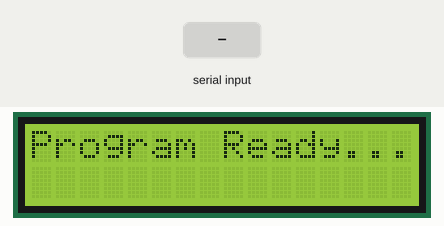
Simulated run of this sketch. Board: Arduino Uno, built with avr-gcc and run on an emulated ATmega328P. Shown: 16×2 character LCD. The inputs (shaded band) are chosen by the test bench.

Above: at 1.2 s.
1.3 s: byte 30 received over Serial
At 2.3 s:
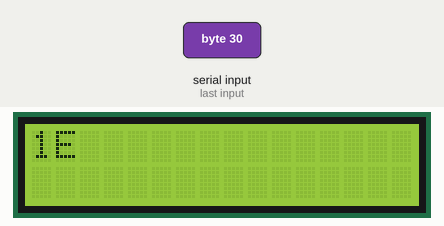
2.8 s: byte 90 received over Serial
At 3.4 s:
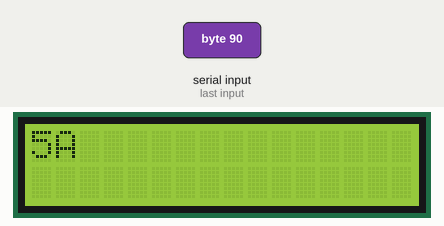
4.3 s: byte 120 received over Serial
At 5.8 s:
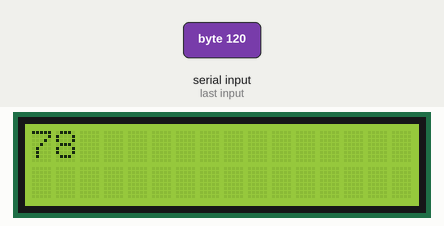
Timing chart, 0 to 7.3 s (numbered marks = the images above; inputs shaded):
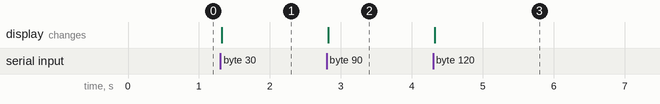

Measured:
- after the input at 1.3 s, the display: changes at once (image 1)
- after the input at 2.8 s, the display: changes at once (image 2)
- after the input at 4.3 s, the display: changes at once (image 3)

The sketch:

002-SerialDecode.ino
```cpp
/*
    - Arduino Serial Decode
    - Use DHT21 Sensor
    -
*/
#include <Wire.h>
#include "LiquidCrystal_I2C.h"

#define BYTE_DELAY 15000 // Inter byte delay in microseconds
#define BYTE_COUNT 32

// Frame variable
const uint8_t frameSOF[3] = {0xff , 0xff , 0xff};
uint8_t dataFrame[BYTE_COUNT];

LiquidCrystal_I2C lcd(0x27,16,2);;
void setup()
{
    Serial.begin(9600);
    lcd.begin();
    lcd.backlight();
    lcd.setCursor(0,0);
    lcd.print("Program Ready...");

}

void loop()
{
    // Decode method
    // Serial Communication Handler
    if (Serial.available()>0) {
        int i = 0;
        while (Serial.available()){
            if (i <= BYTE_COUNT)
            {
                dataFrame[i] = Serial.read();
                i++; // total bytes
                delayMicroseconds(BYTE_DELAY);
            }
            else
            {
                Serial.read(); // read from buffer and dischard
                delayMicroseconds(BYTE_DELAY);
            }
        }
        decodeFrame(dataFrame , i);
        clearDataFrame();
    }
}

void decodeFrame(uint8_t frame[] , int count)
{
    // Filter if incoming byte bellow 5 bytes
    lcd.clear();
    for (int i = 0 ; i < count ; i++)
    {
        lcd.print(frame[i] , HEX);
    }
    if (count < 5) return ;
    // Start Decoding
    for (int i = 0 ; i < count ; i++)
    {
        // Detect SOF
        if (frame[i] == frameSOF[0] && frame[i+1] == frameSOF[1] && frame[i+2] == frameSOF[2])
        {
            uint8_t fCode = frame[i+3];
            uint8_t fData[4] = { frame[i+4] , frame[i+5] , frame[i+6] ,frame[i+7] } ;
            // Decode function Code (fCode)
            switch (fCode)
            {
            case 0: // Handshaking code

                break;
            case 1: // Pin Mode
                pinMode(fData[0] , fData[1]);

                i += 4 ;
                break;
            case 2: // Digital Write
                digitalWrite(fData[0] , fData[1]);
                i += 4 ;
                break;
            case 3: // Digital Read

                break;
            case 4: // Analog Write
                analogWrite(fData[0] , fData[1]);
                break;
            case 5: // Analog Write

                break;

            default:
                break;
            }


        }

    }
}

void clearDataFrame()
{
    for (int i = 0 ; i < BYTE_COUNT ; i++)
    {
        dataFrame[i] = 0;
    }

}
```
